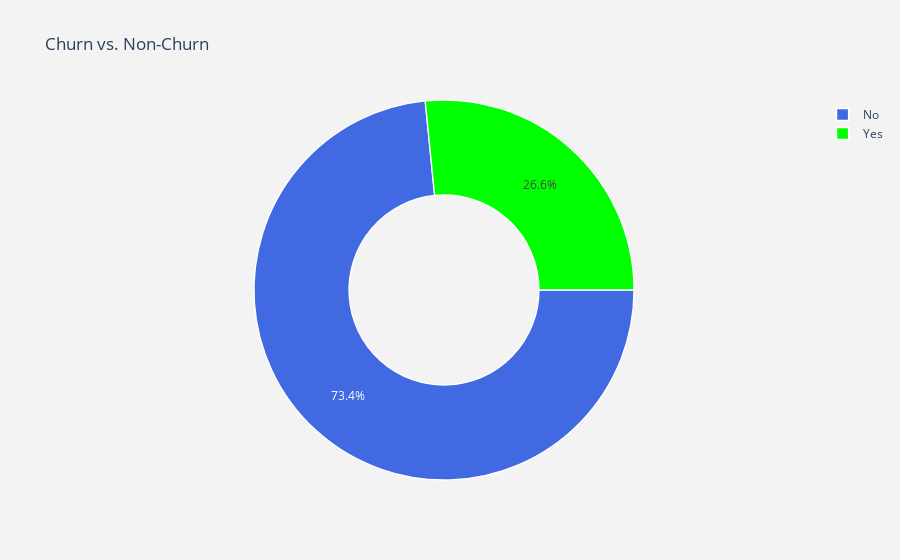

Here is the notebook cell this chart was saved with:
### Markdown cell above
# Exploratory Data Analysis
## Churn No-Churn Ratio
### You need to run the code below to create a Pie chart and understand the output

### Code cell
#labels
lab = telcom["Churn"].value_counts().keys().tolist()
#values
val = telcom["Churn"].value_counts().values.tolist()

trace = go.Pie(labels = lab ,
               values = val ,
               marker = dict(colors =  [ 'royalblue' ,'lime'],
                             line = dict(color = "white",
                                         width =  1.3)
                            ),
               rotation = 90,
               hoverinfo = "label+value+text",
               hole = .5
              )
layout = go.Layout(dict(title = "Churn vs. Non-Churn",
                        plot_bgcolor  = "rgb(243,243,243)",
                        paper_bgcolor = "rgb(243,243,243)",
                       )
                  )

data = [trace]
fig = go.Figure(data = data,layout = layout)
py.iplot(fig)

### Figure 1 — Plotly figure (JSON) as saved in the notebook; plotly's stock layout.template omitted (floating-point values rounded to 4 significant figures)
{"data": [{"hole": 0.5, "hoverinfo": "label+value+text", "labels": ["No", "Yes"], "marker": {"colors": ["royalblue", "lime"], "line": {"color": "white", "width": 1.3}}, "rotation": 90, "type": "pie", "values": [5163, 1869]}], "layout": {"autosize": true, "paper_bgcolor": "rgb(243,243,243)", "plot_bgcolor": "rgb(243,243,243)", "title": {"text": "Churn vs. Non-Churn"}}}
